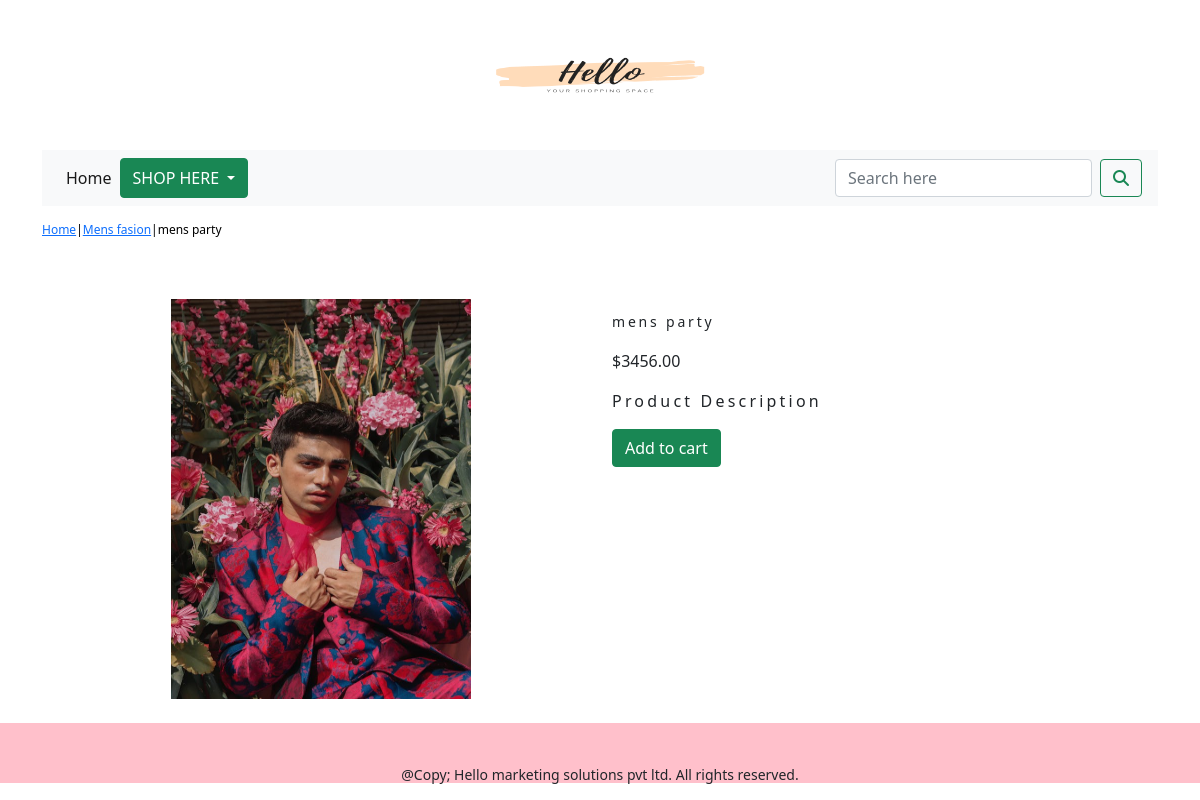
Screenshot of /shop/mens-fasion/mens-party/ with the database file from the repository.
### shop/models.py (models this page shows, shortened)
class Product(models.Model):
    name=models.CharField(max_length=250,unique=True)
    slug=models.SlugField(max_length=250,unique=True)
    description=models.TextField(blank=True)
    category=models.ForeignKey(Category,on_delete=models.CASCADE)
    price=models.DecimalField(max_digits=10,decimal_places=2)
    image=models.ImageField(upload_to='product',blank=True)
    stock=models.IntegerField()
    available=models.BooleanField(default=True)
    created=models.DateTimeField(auto_now_add=True)
    updated=models.DateTimeField(auto_now=True)
    class Meta:
        ordering = ('name',)
        verbose_name = 'product'
        verbose_name_plural = 'products'

class Category(models.Model):
    name=models.CharField(max_length=250,unique=True)
    slug=models.SlugField(max_length=250, unique=True)
    description=models.TextField(blank=True)
    image=models.ImageField(upload_to='category',blank=True)
    class Meta:
        ordering=('name',)
        verbose_name= 'category'
        verbose_name_plural= 'categories'
    def get_url(self):
        return reverse('shop:product_by_category',args=[self.slug])
    def __str__(self):
        return self.name

### shop/views.py (the view)
# urls.py: path('<slug:c_slug>/<slug:product_slug>/',views.proDetail, name='proCatdetail'),
def proDetail(request, c_slug, product_slug):
    try:
        product = Product.objects.get(category__slug=c_slug,slug=product_slug)
    except Exception as e:
        raise e
    return render(request,'product.html',{'product':product})

### cart/context_processors.py (called while the page is built)
def counter(request):
    item_count=0
    if 'admin' in request.path:
        return {}
    else:
        try:
            cart = Cart.objects.filter(cart_id = _cart_id (request))
            cart_items= CartItem.objects.all().filter(cart=cart[:1])
            for cart_item in cart_items:
                item_count += cart_item.quantity
        except Cart.DoesNotExist:
            item_count = 0
    return dict(item_count=item_count)

### cart/views.py (called while the page is built)
def _cart_id(request):
    cart=request.session.session_key
    if not cart:
        cart=request.session.create()
    return cart

### shop/context_processors.py (called while the page is built)
def menu_links(request):
    links=Category.objects.all()
    return dict(links=links)

### templates/product.html (shortened to what this page needs)
{% extends 'base.html' %}
{% load static %}
{% block content %}
<div class="row my_prod_row_class">
  <div class="mx_auto">
    <p>
      <a href="{% url 'shop:allProdCat' %}">Home</a>|<a href ="{{product.category.get_url}}">{{product.category}}</a>|{{product.name}}
    </p>
  </div>
</div>
<div class="container">
<br>
<div class="row">
    <div class=" col-12 col-sm-12 col-md-12 col-lg-6 text-center">
        <div style="min-width:18rem">
            <img src="{{product.image.url}}" height="400px" width="300 px" alt="{{product.name}}">
        </div>
    </div>
        <div class="col-12 col-sm-12 col-md-12 col-lg-6">
            <div>
            <h1 class="my_prod_title">{{product.name}}</h1>
            <p>${{product.price}}</p>
            <p class="my_title">Product Description</p>
            {% if product.stock <= 0 %}
            <p  class="text-justify my_prod_text">Out of Stock</p>
            {% else %}
            <a class="btn btn-success" href="{% url 'cart:add_cart' product.id %}">Add to cart</a>
            {% endif %}
        </div>
    </div>
    </div>
</div>
 <br>
{% endblock %}

### static/css/custom.css (style rules this page uses)
.my_title { font-size:16px; text_transform:uppercase;letter-spacing:.2em; }
.my_prod_row_class { padding-top:15px;padding-bottom:20px; }
.my_prod_row_class .mx_auto { color:#000; font-size:12px; text-decoration:none }
.my_prod_title { font-size:14px;text_transform:uppercase;letter-spacing:.2em;padding-top:15px;padding-bottom:10px; }

### rows the page displays
Product: category "Mens fasion", name "mens party", image (picture), price "3456.00"
